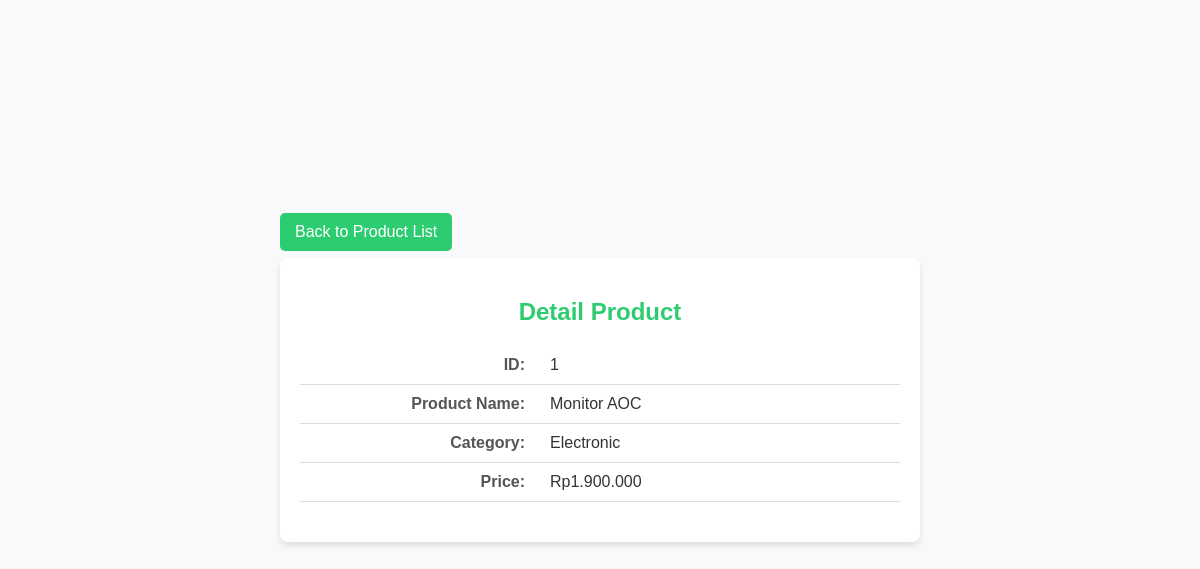
/view/detailProduct.php?id=1, run on the app's committed database.
### tables this page shows
CREATE TABLE `products` (
  `id` int NOT NULL AUTO_INCREMENT,
  `product_name` varchar(100) NOT NULL,
  `category_id` int NOT NULL,
  `price` decimal(10,2) NOT NULL,
  `stock` int NOT NULL,
  `isDeleted` tinyint(1) DEFAULT '0',
  PRIMARY KEY (`id`),
  KEY `category_id` (`category_id`),
  CONSTRAINT `products_ibfk_1` FOREIGN KEY (`category_id`) REFERENCES `categories` (`id`)
);

CREATE TABLE `categories` (
  `id` int NOT NULL AUTO_INCREMENT,
  `category_name` varchar(100) NOT NULL,
  `isDeleted` tinyint(1) DEFAULT '0',
  PRIMARY KEY (`id`)
);

### controller/productController.php (called while the page is built, shortened)
<?php
class ProductController
{
    private $productModel;
    public function __construct()
    {
        $this->productModel = new Product();
    }
    public function show($id)
    {
        $result = $this->productModel->getProductById($id);
        return $result;
    }
}

### lib/model.php (called while the page is built, shortened)
<?php
class Model
{
    public function __construct()
    {
        $this->db = new Database();
    }
}
?>

### database/database.php (called while the page is built, shortened)
<?php
class Database
{
    private $host;
    private $database;
    private $username;
    private $password;
    private $conn;
    public function __construct()
    {
        $this->host = DB_SERVER;
        $this->database = DB_DATABASE;
        $this->username = DB_USERNAME;
        $this->password = DB_PASSWORD;
    }
    public function getDatabase()
    {
        $db = "mysql:host={$this->host};dbname={$this->database}";
        if (!isset($this->conn)) {
            $this->conn = new PDO($db, $this->username, $this->password);
        }
        return $this->conn;
    }
}

### model/product.php (called while the page is built, shortened)
<?php
class Product extends Model
{
    public function getProductById($id)
    {
        $query = "SELECT products.*, categories.category_name
        FROM products products JOIN categories ON products.category_id = categories.id
        WHERE products.id = :id";
    $stmt = $this->db->getDatabase()->prepare($query);
    $stmt->bindParam(':id', $id, PDO::PARAM_INT);
    $stmt->execute();
    return $stmt->fetch(PDO::FETCH_ASSOC);
    }
}
?>

### view/detailProduct.php (the view, shortened to what this page needs)
<?php
$id = $_GET['id'];
$productController = new ProductController();
$product = $productController->show($id);
?>
<!DOCTYPE html>
<html lang="en">
<head>
</head>
<body>
    <div class="container">
        <a href="../index.php" class="back-button">Back to Product List</a>
        <h2>Detail Product</h2>
        <table>
            <tr>
                <td>ID:</td>
                <td><?php echo $product["id"]; ?></td>
            </tr>
            <tr>
                <td>Product Name:</td>
                <td><?php echo $product["product_name"]; ?></td>
            </tr>
            <tr>
                <td>Category:</td>
                <td><?php echo $product["category_name"]; ?></td>
            </tr>
            <tr>
                <td>Price:</td>
                <td>Rp<?php echo number_format($product["price"], 0, ',', '.'); ?></td>
            </tr>
        </table>
    </div>
</body>
</html>

### view/detailProduct.php (style rules this page uses)
body { font-family: Arial, sans-serif; margin: 0; padding: 0; background-color: #f9f9f9; color: #333; display: flex; justify-content: center; align-items: center; height: 100vh; }
.container { width: 100%; max-width: 600px; background: #fff; padding: 20px; border-radius: 8px; box-shadow: 0 4px 6px rgba(0, 0, 0, 0.1); text-align: center; position: relative; }
h2 { color: #2ecc71; margin-bottom: 20px; font-size: 24px; }
table { width: 100%; border-collapse: collapse; margin: 20px 0; text-align: left; }
table tr { border-bottom: 1px solid #ddd; }
table td { padding: 10px; font-size: 16px; }
table td:first-child { font-weight: bold; color: #555; width: 40%; text-align: right; padding-right: 15px; }
table td:last-child { color: #333; text-align: left; }
.back-button { position: absolute; top: -45px; left: 0; color: #fff; text-decoration: none; background-color: #2ecc71; padding: 10px 15px; border-radius: 5px; font-size: 16px; transition: background-color 0.3s ease; }

### data on the page
products: id "1", product_name "Monitor AOC", category.category_name "Electronic", price "1.900.000"
